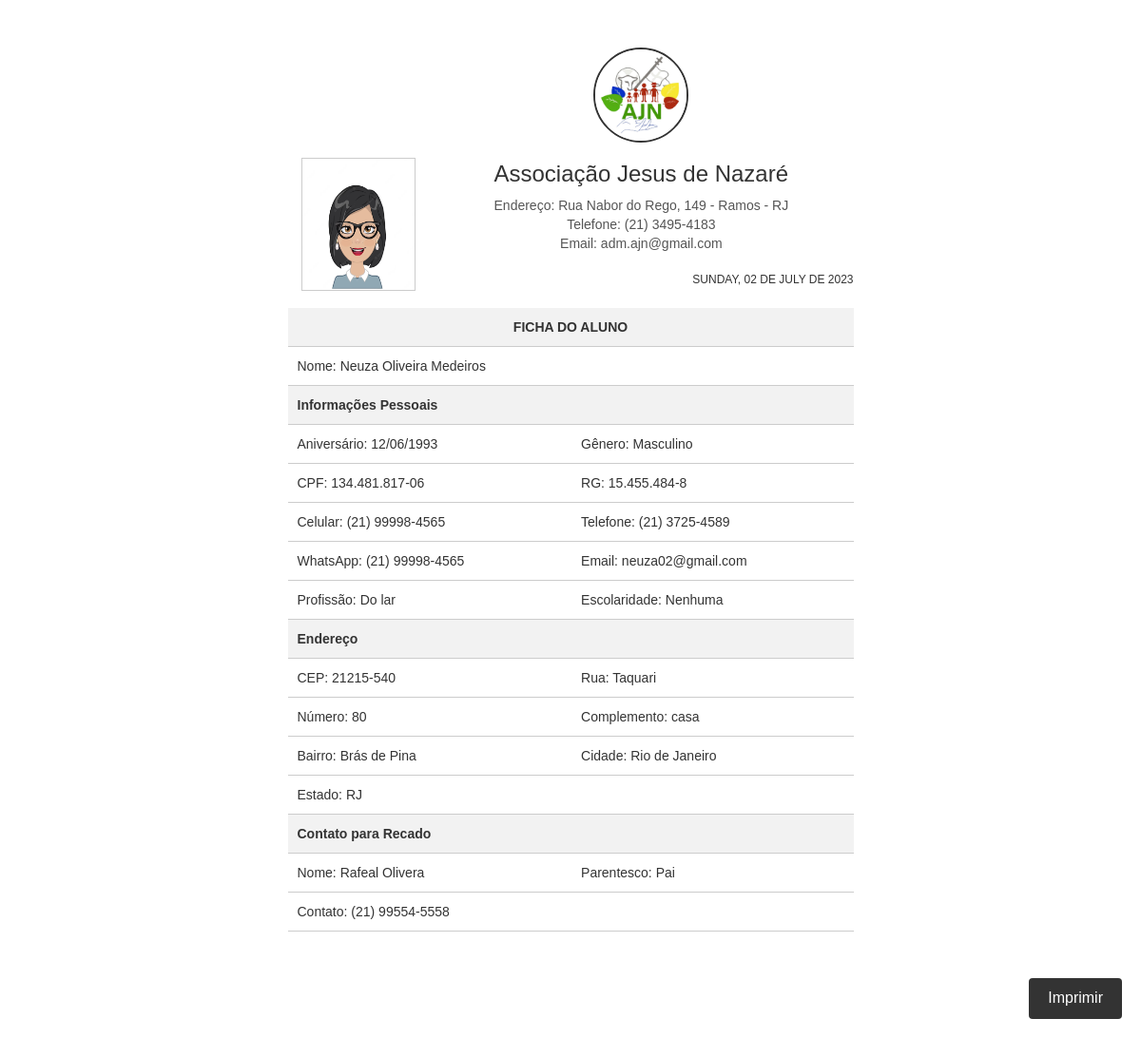
/rel/fichadoresponsavel_html.php?id=28, run on the app's committed database.
### tables this page shows
CREATE TABLE `responsaveis` (
  `id` int(11) NOT NULL,
  `imagem` varchar(1000) NOT NULL,
  `nomesocial` varchar(50) NOT NULL,
  `escolaridade` varchar(30) NOT NULL,
  `profissao` varchar(50) NOT NULL,
  `nomeresponsavel` varchar(100) NOT NULL,
  `aniversario` date NOT NULL,
  `genero` varchar(20) NOT NULL,
  `parentesco` varchar(30) NOT NULL,
  `rg` varchar(20) NOT NULL,
  `cpf` varchar(20) NOT NULL,
  `telefone` varchar(20) NOT NULL,
  `celular` varchar(20) NOT NULL,
  `email` varchar(100) NOT NULL,
  `whatsapp` varchar(30) NOT NULL,
  `nomerecado` varchar(100) NOT NULL,
  `celular2` varchar(20) NOT NULL,
  `cep` varchar(20) NOT NULL,
  `rua` varchar(50) NOT NULL,
  `numero` varchar(10) NOT NULL,
  `complemento` varchar(20) NOT NULL,
  `bairro` varchar(30) NOT NULL,
  `cidade` varchar(50) NOT NULL,
  `estado` varchar(50) NOT NULL
);

### rel/fichadoresponsavel_html.php (the view, shortened to what this page needs)
<?php
require_once("../conexao.php");
$data_hoje = strtoupper(utf8_encode(strftime('%A, %d de %B de %Y', strtotime('today'))));
?>
<!DOCTYPE html>
<html>
<head>
    <link rel="stylesheet" href="https://maxcdn.bootstrapcdn.com/bootstrap/3.3.7/css/bootstrap.min.css">
</head>
<body>
<div class="content-wrapper">
    <?php
    $id = $_GET['id'];
    $query = $pdo->query("SELECT * FROM responsaveis where id = '$id'");
    $res = $query->fetchAll(PDO::FETCH_ASSOC);
    for ($i=0; $i < count($res); $i++) {
        $imagem = $res[$i]['imagem'];
        $nomeresponsavel = $res[$i]['nomeresponsavel'];
        $escolaridade = $res[$i]['escolaridade'];
        $profissao = $res[$i]['profissao'];
        $genero = $res[$i]['genero'];
        $rg = $res[$i]['rg'];
        $cpf = $res[$i]['cpf'];
        $telefone = $res[$i]['telefone'];
        $celular = $res[$i]['celular'];
        $email = $res[$i]['email'];
        $nomerecado = $res[$i]['nomerecado'];
        $parentesco = $res[$i]['parentesco'];
        $celular2 = $res[$i]['celular2'];
        $cep = $res[$i]['cep'];
        $rua = $res[$i]['rua'];
        $numero = $res[$i]['numero'];
        $complemento = $res[$i]['complemento'];
        $bairro = $res[$i]['bairro'];
        $cidade = $res[$i]['cidade'];
        $estado = $res[$i]['estado'];
        $whatsapp = $res[$i]['whatsapp'];
        $telefone_sem_simbolos = preg_replace('/[^0-9]/', '', $telefone);
        $telefone_formatado = '(' . substr($telefone_sem_simbolos, 0, 2) . ') ' . substr( $telefone_sem_simbolos, 2, 4) . '-' . substr( $telefone_sem_simbolos, 6);
        $celular_sem_simbolos2 = preg_replace('/[^0-9]/', '', $celular2);
        if (strlen($celular_sem_simbolos2) === 11) {
            $celular_formatado2 = '(' . substr($celular_sem_simbolos2, 0, 2) . ') ' . substr($celular_sem_simbolos2, 2, 5) . '-' . substr($celular_sem_simbolos2, 7);
        } elseif (strlen($celular_sem_simbolos2) === 10) {
            $celular_formatado2 = '(' . substr($celular_sem_simbolos2, 0, 2) . ') ' . substr($celular_sem_simbolos2, 2, 4) . '-' . substr($celular_sem_simbolos2, 6);
        } else {
            $celular_formatado2 = '() -';
        }
        $celular_sem_simbolos = preg_replace('/[^0-9]/', '', $celular);
        $celular_formatado = '(' . substr($celular_sem_simbolos, 0, 2) . ') ' . substr($celular_sem_simbolos, 2, 5) . '-' . substr($celular_sem_simbolos, 7);
        $whatsapp_sem_simbolos = preg_replace('/[^0-9]/', '', $whatsapp);
        $whatsapp_formatado = '(' . substr($whatsapp_sem_simbolos, 0, 2) . ') ' . substr($whatsapp_sem_simbolos, 2, 5) . '-' . substr($whatsapp_sem_simbolos, 7);
        $rg_sem_simbolo = preg_replace('/[^0-9]/', '', $rg);
        $rg_formatado = substr($rg, 0, 2) . '.' . substr($rg_sem_simbolo, 2, 3) . '.' . substr($rg_sem_simbolo, 5, 3) . '-' . substr($rg_sem_simbolo, 8);
        $cpf_formatado_resp = substr_replace($cpf, '.', 3, 0);
        $cpf_formatado_resp  = substr_replace($cpf_formatado_resp , '.', 7, 0);
        $cpf_formatado_resp  = substr_replace($cpf_formatado_resp , '-', 11, 0);
        $aniversario = $res[$i]['aniversario'];
        $aniversario_formatado = date('d/m/Y', strtotime($aniversario));
    ?>
    <div class="ficha-aluno">
        <div class="conteiner-principal">
            <div class="conteiner1">
            <div class="foto" >
                <?php if ($imagem) { ?>
                    <img src="../img/responsaveis/<?php echo $imagem;?>" alt="Foto do Aluno">
                <?php } ?>
                </div>
            </div>
            <div class="conteiner">
                <div class="logo">
                    <img src="../img/logo-ajn.jpg" alt="Associação Jesus de Nazaré">
                </div>
                <div class="logo-text">
                    <h3>Associação Jesus de Nazaré</h3>
                    <address>
                        Endereço: Rua Nabor do Rego, 149 - Ramos - RJ<br>
                        Telefone: (21) 3495-4183<br>
                        Email: adm.ajn@gmail.com
                    </address>
                </div>
            </div>
        </div>
        <p class="date"><?php echo  mb_strtoupper($data_hoje); ?></p>
        <table>
            <tr>
                <th colspan="2" style="text-align: center; text-transform: uppercase;">Ficha do Aluno</th>
            </tr>
            <tr>
                <td colspan="2">Nome: <?php echo $nomeresponsavel; ?></td>
            </tr>
            <th colspan="2">Informações Pessoais</th>
            <tr>
                <td>Aniversário: <?php echo $aniversario_formatado; ?></td>
                <td>Gênero: <?php echo $genero; ?></td>
            </tr>
            <tr>
                <td>CPF: <?php echo $cpf_formatado_resp ?></td>
                <td>RG: <?php echo $rg_formatado; ?></td>
            </tr>
            <tr>
                <td>Celular: <?php echo $celular_formatado; ?></td>
                <td>Telefone: <?php echo $telefone_formatado; ?></td>
            </tr>
            <tr>
                <td>WhatsApp: <?php echo $whatsapp_formatado; ?></td>
                <td>Email: <?php echo $email; ?></td>
            </tr>
            <tr>
                <td>Profissão: <?php echo $profissao; ?></td>
                <td>Escolaridade: <?php echo $escolaridade; ?></td>
            </tr>
            <tr>
                <th colspan="2">Endereço</th>
            </tr>
            <tr>
                <td>CEP: <?php echo $cep; ?></td>
                <td>Rua: <?php echo $rua; ?></td>
            </tr>
            <tr>
                <td>Número: <?php echo $numero; ?></td>
                <td>Complemento: <?php echo $complemento; ?></td>
            </tr>
            <tr>
                <td>Bairro: <?php echo $bairro; ?></td>
                <td>Cidade: <?php echo $cidade; ?></td>
            </tr>
            <tr>
                <td colspan="2">Estado: <?php echo $estado; ?></td>
            </tr>
            <tr>
                <th colspan="2">Contato para Recado</th>
            </tr>
            <tr>
                <td>Nome: <?php echo $nomerecado; ?></td>
                <td>Parentesco: <?php echo  $parentesco ?></td>
            </tr>
            <tr>
                <td colspan="2">Contato: <?php echo $celular_formatado2 ?></td>
            </tr>
        </table>
    </div>
    <button class="print-button" onclick="window.print()">Imprimir</button>
    <?php } ?>
  </div>
</body>
</html>

### rel/fichadoresponsavel_html.php (style rules this page uses)
.content-wrapper { margin-top: 50px; margin-bottom: 200px; }
.ficha-aluno { width: 595px; height: 842px; margin: 0 auto; border: none; }
.ficha-aluno table { width: 100%; }
.ficha-aluno th, .ficha-aluno td { padding: 10px; text-align: left; border-bottom: 1px solid #ccc; }
.ficha-aluno th { background-color: #f2f2f2; }
.conteiner-principal { display: flex; justify-content: center; align-items: flex-end; margin-bottom: 0px; }
.conteiner1 { width: 25%; display: flex; flex-direction: column; align-items: center; margin-bottom: 0px; }
.conteiner { width: 75%; display: flex; flex-direction: column; align-items: center; margin-bottom: 0px; }
.logo img { width: 100px; border-radius: 50%; border: 2px solid #333; text-align: center; flex: 3; }
.foto img { width: 120px; height: 140px; border: 1px solid #ccc; margin-bottom: -20px; flex: 1; }
body { font-family: Arial, sans-serif; margin-bottom: 50px; }
.print-button { position: fixed; bottom: 20px; right: 20px; padding: 10px 20px; background-color: #333; color: #fff; border: none; border-radius: 4px; font-size: 16px; cursor: pointer; transition: background-color 0.3s ease; z-index: 100; }
table { margin-top: 20px; }
.date { font-size: 12px; text-align: right; margin-bottom: 10px; }
address { font-style: normal; margin-top: 8px; color: #555; text-align: center; display: Flex; }

### data on the page
responsaveis: imagem (picture), nomeresponsavel "Neuza Oliveira Medeiros", aniversario "12/06/1993", genero "Masculino", cpf "134.481.817-06", rg "15.455.484-8", celular "(21) 99998-4565", telefone "(21) 3725-4589", whatsapp "(21) 99998-4565", email "neuza02@gmail.com", profissao "Do lar", escolaridade "Nenhuma", cep "21215-540", rua "Taquari", numero "80", complemento "casa", bairro "Brás de Pina", cidade "Rio de Janeiro", estado "RJ", nomerecado "Rafeal Olivera", parentesco "Pai", celular2 "(21) 99554-5558"
